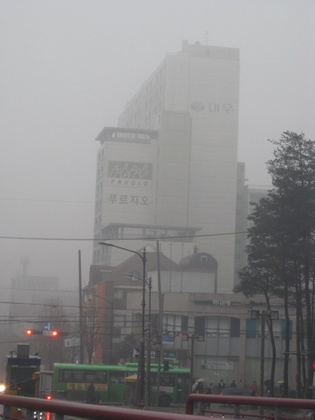
%> input picture Reference_and_reproduction/LIVE_Image_Defogging_Database/LIVE_Image_Defogging_Database/DEFADE_release/test_image2.JPG, 315 x 420 px, shrunk from 600 x 800 before the run
$ octave --eval "result = DEFADE(imread('test_image2.JPG'));"   (GNU Octave 9; MATLAB toolbox functions it lacks are replaced by stand-ins)
%> lines starting %> are read from the running program, lines starting %| are printed output that depends on the picture
### Reference_and_reproduction/LIVE_Image_Defogging_Database/LIVE_Image_Defogging_Database/DEFADE_release/FADE_overlapped.m
function [D D_map] = FADE_overlapped(I)
    % Input: test image, I
    % Output: perceptual fog density D and fog density map D_map using 8 x 8 overlapped patches

    %% basic setup
            ps                              = 8; % patch size for sliding window
            [row col dim]                   = size(I);
%> row = 420; col = 315; dim = 3
        % RGB and gray channel
            R                               = double(I(:,:,1));
            G                               = double(I(:,:,2));
            B                               = double(I(:,:,3));
            Ig                              = double(rgb2gray(I));
            Ig_int                          = uint8(Ig);
        % Dark channel prior image: Id, pixel-wise, scaled to [0 1]
            Irn                             = R./255;
            Ign                             = G./255;
            Ibn                             = B./255;
            Id                              = min(min(Irn,Ign),Ibn);
        % HSV saturation image: Is
            I_hsv                           = rgb2hsv(I);
%> I_hsv: size 420x315x3 double; mean H, S, V 0.449, 0.0355, 0.547
            Is                              = I_hsv(:,:,2);
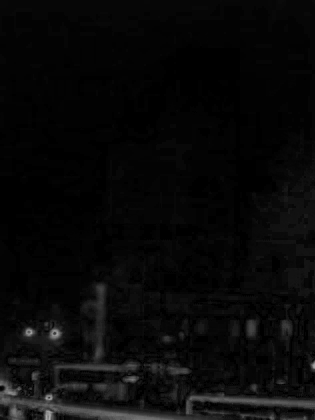
%> Is: size 420x315 double; min 0, max 0.673, mean 0.0355
        % MSCN
            MSCN_window                     = fspecial('gaussian',7,7/6);
            MSCN_window                     = MSCN_window/sum(sum(MSCN_window));
            warning('off');
            mu                              = imfilter(Ig,MSCN_window,'replicate');
            mu_sq                           = mu.*mu;
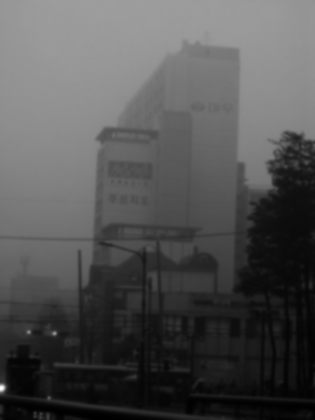
%> mu_sq: size 420x315 double; min 1219.7, max 63166, mean 21285.5; drawn with min black and max white
            sigma                           = sqrt(abs(imfilter(Ig.*Ig,MSCN_window,'replicate') - mu_sq));
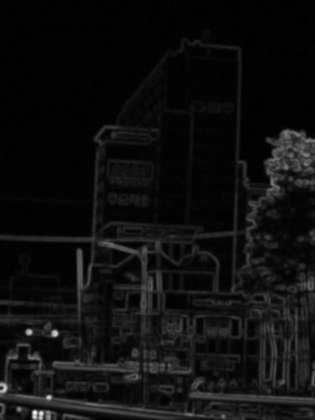
%> sigma: size 420x315 double; min 2.7e-06, max 61.95, mean 3.7; drawn with min black and max white
            MSCN                            = (Ig-mu)./(sigma+1);
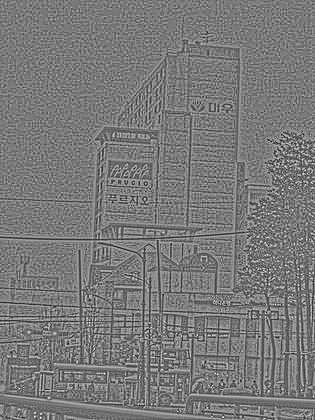
%> MSCN: size 420x315 double; min -1.98, max 2.16, mean -0.00222; drawn with min black and max white
            cv                              = sigma./mu;
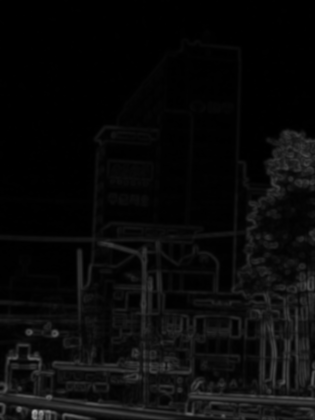
%> cv: size 420x315 double; min 1.41e-08, max 0.657, mean 0.0401
        % rg and by channel
            rg                              = R-G;
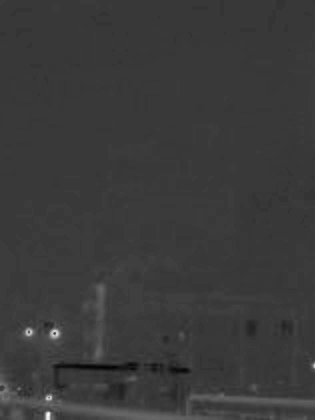
%> rg: size 420x315 double; min -40, max 136, mean 0.9; drawn with min black and max white
            by                              = 0.5*(R+G)-B;
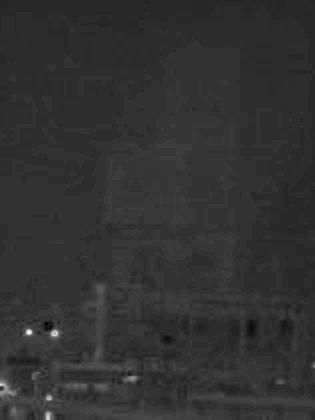
%> by: size 420x315 double; min -22, max 89.5, mean -0.1; drawn with min black and max white

    %% Fog aware statistical feature extraction
        % f1
%> the run ends on the next line
            MSCN_var_before                 = border_in(MSCN,ps);
            MSCN_var_after                  = colfilt(MSCN_var_before, [ps ps], 'sliding',@var);
            MSCN_var                        = border_out(MSCN_var_after,ps);
        % f2, f3
            MSCN_pair_var_before            = border_in(MSCN.*circshift(MSCN,[1 0]),ps);
            MSCN_pair_var_before_positive   = MSCN_pair_var_before; MSCN_pair_var_before_positive(MSCN_pair_var_before_positive<0) = NaN;
            MSCN_pair_var_before_negative   = MSCN_pair_var_before; MSCN_pair_var_before_negative(MSCN_pair_var_before_negative>0) = NaN;
            MSCN_pair_var_after_positive    = colfilt(MSCN_pair_var_before_positive, [ps ps], 'sliding',@nanvar);
            MSCN_pair_var_after_negative    = colfilt(MSCN_pair_var_before_negative, [ps ps], 'sliding',@nanvar);
            MSCN_pair_var_after_negative((double(isnan(MSCN_pair_var_after_negative))==1)) = 0;
            MSCN_pair_var_after_positive((double(isnan(MSCN_pair_var_after_positive))==1)) = 0;
            MSCN_V_pair_R_var               = border_out(MSCN_pair_var_after_positive,ps);
            MSCN_V_pair_L_var               = border_out(MSCN_pair_var_after_negative,ps);
        % f4
            Mean_sigma_before               = border_in(sigma,ps);
            Mean_sigma_after                = colfilt(Mean_sigma_before, [ps ps], 'sliding',@mean);
            Mean_sigma                      = border_out(Mean_sigma_after,ps);
        % f5
            Mean_cv_before                  = border_in(cv,ps);
            Mean_cv_after                   = colfilt(Mean_cv_before, [ps ps], 'sliding',@mean);
            Mean_cv                         = border_out(Mean_cv_after,ps);
        % f6,f7,f8
            [CE_gray CE_by CE_rg]           = CE(I);
            Mean_CE_gray_before             = border_in(CE_gray,ps);
            Mean_CE_by_before               = border_in(CE_by,ps);
            Mean_CE_rg_before               = border_in(CE_rg,ps);
            Mean_CE_gray_after              = colfilt(Mean_CE_gray_before, [ps ps], 'sliding',@mean);
            Mean_CE_by_after                = colfilt(Mean_CE_by_before, [ps ps], 'sliding',@mean);
            Mean_CE_rg_after                = colfilt(Mean_CE_rg_before, [ps ps], 'sliding',@mean);
            Mean_CE_gray                    = border_out(Mean_CE_gray_after,ps);
            Mean_CE_by                      = border_out(Mean_CE_by_after,ps);
            Mean_CE_rg                      = border_out(Mean_CE_rg_after,ps);
        % f9
            if mod(ps,2)==1
                IE_window_size              = ps;   % size should be odd
            elseif mod(ps,2)==0
                IE_window_size              = ps-1;
            end
            IE                              = entropyfilt(Ig_int,true(IE_window_size));
        % f10
            Mean_Id_before                  = border_in(Id,ps);
            Mean_Id_after                   = colfilt(Mean_Id_before, [ps ps], 'sliding',@mean);
            Mean_Id                         = border_out(Mean_Id_after,ps);
        % f11
            Mean_Is_before                  = border_in(Is,ps);
            Mean_Is_after                   = colfilt(Mean_Is_before, [ps ps], 'sliding',@mean);
            Mean_Is                         = border_out(Mean_Is_after,ps);
        % f12
            rg_before                       = border_in(rg,ps);
            by_before                       = border_in(by,ps);
            CF_after                        = sqrt(colfilt(rg_before, [ps ps], 'sliding',@std).^2+colfilt(by_before, [ps ps], 'sliding',@std).^2)+0.3*sqrt(colfilt(rg_before, [ps ps], 'sliding',@mean).^2+colfilt(by_before, [ps ps], 'sliding',@mean).^2);
            CF                              = border_out(CF_after,ps);
        feat                                = [MSCN_var(:) MSCN_V_pair_R_var(:) MSCN_V_pair_L_var(:) Mean_sigma(:) Mean_cv(:) Mean_CE_gray(:) Mean_CE_by(:) Mean_CE_rg(:) IE(:) Mean_Id(:) Mean_Is(:) CF(:)];
        feat                                = log(1+ feat);

    %% MVG model distance
        % Df (foggy level distance) for each pixel
        % Data from a corpus of fogfree images (mu, cov)
            load('natural_fogfree_features_overlapped_patch_ps8.mat');
        % test imgae param for each pixel
            mu_fog_param_pixel         = feat;
            cov_fog_param_pixel        = nanvar(feat')';
        % calculation for distance - includes intermediate steps
            feature_size               = size(feat,2);
            mu_matrix                  = repmat(mu_fogfreeparam, [size(feat,1),1]) - mu_fog_param_pixel;
            cov_temp1                  = [];
            cov_temp1(cumsum(feature_size.*ones(1,length(cov_fog_param_pixel))))=1;
            cov_temp2                  = cov_fog_param_pixel(cumsum(cov_temp1)-cov_temp1+1,:);
            cov_temp3                  = repmat(cov_temp2, [1,feature_size]);
            cov_temp4                  = repmat(cov_fogfreeparam,[length(cov_fog_param_pixel),1]);
            cov_matrix                 = (cov_temp3 + cov_temp4)/2;
        % cell computation
            mu_cell                    = num2cell(mu_matrix,2);
            cov_cell                   = mat2cell(cov_matrix, feature_size*ones(1,length(mu_matrix)),feature_size);
            mu_transpose_cell          = num2cell(mu_matrix',1);
        % foggy level distance computation
            distance_pixel             = sqrt(cell2mat(cellfun(@mtimes,cellfun(@mrdivide,mu_cell,cov_cell, 'UniformOutput',0),mu_transpose_cell', 'UniformOutput',0)));
            Df                         = nanmean(distance_pixel);   % Mean_distance_pixel (Df)
            Df_map                     = reshape(distance_pixel,[row,col]);
            clear mu_matrix cov_matrix mu_cell cov_cell mu_transpose_cell distance_pixel

        %Dff (fog-free level distance) for each pixel
        % load natural foggy image features (mu, cov)
            load('natural_foggy_features_overlapped_patch_ps8.mat');
        % calculation of distance - includes intermediate steps
            mu_matrix                  = repmat(mu_foggyparam,  [size(feat,1),1]) - mu_fog_param_pixel;
            cov_temp5                  = repmat(cov_foggyparam,[length(cov_fog_param_pixel),1]);
            cov_matrix                 = (cov_temp3 + cov_temp5)/2;
        % cell computation
            mu_cell                    = num2cell(mu_matrix,2);
            cov_cell                   = mat2cell(cov_matrix, feature_size*ones(1, size(mu_matrix,1)),feature_size);
            mu_transpose_cell          = num2cell(mu_matrix',1);
        % fog-free level distance computation
            distance_pixel             = sqrt(cell2mat(cellfun(@mtimes,cellfun(@mrdivide,mu_cell,cov_cell, 'UniformOutput',0),mu_transpose_cell', 'UniformOutput',0)));
            Dff                        = nanmean(distance_pixel);  % Mean_distance_pixel(Dff)
            Dff_map                    = reshape(distance_pixel,[row,col]);
            clear mu_matrix cov_matrix mu_cell cov_cell mu_transpose_cell distance_pixel

  %% Perceptual fog density and Density map
        D     = Df/(1+Dff);
        D_map = Df_map./(1+Dff_map);
end


### Reference_and_reproduction/LIVE_Image_Defogging_Database/LIVE_Image_Defogging_Database/DEFADE_release/DEFADE.m
function [Defogged_I] = DEFADE(I)
    % Input: foggy image, I
    % Output: defogged image
    % Detail explanation:
    % L. K. Choi, J. You, and A. C. Bovik, "Referenceless Prediction of Perceptual Fog Density and Perceptual Image Defogging",
    % IEEE Transactions on Image Processing, to appear (2015).

   %% Basic setup
        [row col dim]                   = size(I);
        Ig                              = double(rgb2gray(I));
        R                               = double(I(:,:,1));
        G                               = double(I(:,:,2));
        B                               = double(I(:,:,3));
        L                               = (R+G+B)/3;

    %% Execute FADE using 8 x 8 overlapped patches
        [D_o D_map_o]                   = FADE_overlapped(I);

    %% Perceputal fog density weight map
        % reduce noise of D_map using the guided filter
        guided_filter_r                 = floor(min(size(R))/10);  % guided filter parameter, r
        guided_filter_eps               = 0.0001;                  % guided filter parameter, eps
        D_map_guided_temp               = guidedfilter(double(Ig),D_map_o,guided_filter_r,guided_filter_eps);
        check_guided_filter             = sum(double(isnan(D_map_guided_temp(:))));
        if check_guided_filter==0
             D_map_guided               = D_map_guided_temp - min(min(D_map_guided_temp));  % scale to remove negative values
             D_map_guided_N             = D_map_guided./(max(max(D_map_guided)));           % scale to [0 1]
             D_map_1                    = 1 - D_map_guided_N;
             D_map_2                    = D_map_guided_N;
             D_map_3                    = (D_map_1.*D_map_2)./(max(max((D_map_1.*D_map_2)))); % scale to [0 1]
             W_fog(:,:,1)               = D_map_1; W_fog(:,:,2) = D_map_2; W_fog(:,:,3) = D_map_3;
        else
             W_fog                      = ones(row, col, 3); % For the just in case when the guided filter does not work.
        end

%% Preprocessed images
      % I1, White balanced image
        [wR, wG, wB, I1]                = white_balance(double(I),6);
      % I2: Mean subtracted contrast enhancement
        I2                              = uint8(2.5*(double(I)-mean2(L)));
      % I3: Fog aware contrast enhancement
            % Find the index that makes the largest average between I2 and I3 using the D_map
            Rfi=R; Gfi=G; Bfi=B;
            for i=1:50
                temp_percent            = 0.01*i;
                fi = find(D_map_2< temp_percent);
                fi_intensity_RGB(1)     = mean(Rfi(fi));
                fi_intensity_RGB(2)     = mean(Gfi(fi));
                fi_intensity_RGB(3)     = mean(Bfi(fi));
                fi_intensity            = mean([Rfi(fi); Gfi(fi); Bfi(fi)]);
                fi_diff(i)              = mean2(L) - fi_intensity;
                clear fi fi_intensity_RGB fi_intensity
            end
            opt_i                       = find(fi_diff == max(fi_diff));
            opt_percent                 = 0.01*min(opt_i);
            fi                          = find(D_map_2< opt_percent);
            % Least-free region's mean at R, G, B each channel and for all channel
            fi_intensity_RGB(1)         = mean(Rfi(fi));
            fi_intensity_RGB(2)         = mean(Gfi(fi));
            fi_intensity_RGB(3)         = mean(Bfi(fi));
            fi_intensity                = mean([Rfi(fi); Gfi(fi); Bfi(fi)]);
        I3                              = uint8(2.5*(double(I)-fi_intensity));
      % Combine as one input variable: Pre_I
        Pre_I(:,:,:,1) = double(I1); Pre_I(:,:,:,2)=double(I2); Pre_I(:,:,:,3)=double(I3);
      % number of preprocessed images
        N                               = size(Pre_I,4);

%% Weight maps
      % 1. Chrominance
        W_chr                           = W_chrominance(Pre_I);
      % 2. Saturation
        W_sat                           = W_saturation(Pre_I);
      % 3. Saliency
        W_sal                           = W_saliency(Pre_I);
      % 4. Perceputal fog density was computed above
      % 5. Fog aware luminance
        W_lum                           = W_luminance(Pre_I, fi_intensity_RGB);
      % 6. Contrast
        W_con                           = W_contrast(Pre_I);
      % 7. Nnormalized WM: make sure that weights sum to one for each pixel.
        % Comments about weighting exponents of the weight maps:
        % Similar to [17], [19], and [54], weighting exponents may be varied depending on applications or tasks.
        % Optimizinag weighting exponents might be further research. For a ageneric approach, here, we used equal weigths.
        W                               = W_chr.*W_sat.*W_sal.*W_fog.*W_lum.*W_con + 1e-12; %avoids division by zero
        W                               = W./repmat(sum(W,3),[1 1 N]);

%% Multiscale refinement
      % Initial empty pyramid set
        pyr_N                           = 9;   % pyramid level
        pyr                             = gaussian_pyramid(zeros(row,col,3),pyr_N);
        nlev                            = length(pyr);
      % Multiscale refinement: multiresolution blending
        for i = 1:N
            % Gaussian pyramid decomposition for normalized WM
            pyrW                        = gaussian_pyramid(W(:,:,i),pyr_N);
            % Laplacian pyramid decomposition for Pre_I
            pyrI                        = laplacian_pyramid(Pre_I(:,:,:,i),pyr_N);
            % Fused pyramid
            for l = 1:nlev
                w                       = repmat(pyrW{l},[1 1 3]);
                pyr{l}                  = pyr{l} + w.*pyrI{l};
            end
        end
      % Laplacian pyramid reconstruction
        Defogged_I                      = uint8(reconstruct_laplacian_pyramid(pyr));
end

$ run again, on Reference_and_reproduction/LIVE_Image_Defogging_Database/LIVE_Image_Defogging_Database/DEFADE_release/test_image3.jpg
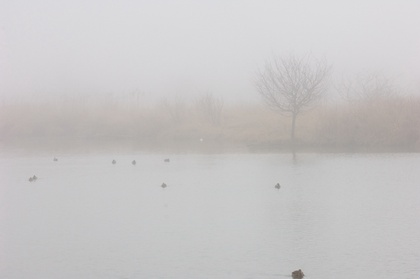
%> input picture Reference_and_reproduction/LIVE_Image_Defogging_Database/LIVE_Image_Defogging_Database/DEFADE_release/test_image3.jpg, 420 x 279 px, shrunk from 800 x 531 before the run
%> I_hsv: size 279x420x3 double; mean H, S, V 0.391, 0.0171, 0.786
%> in FADE_overlapped, `rg                              = R-G;`:
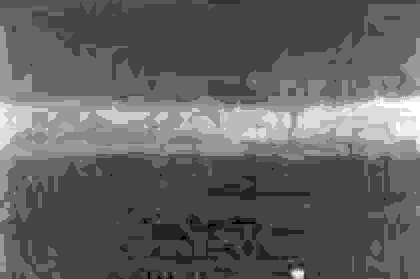
%> rg: size 279x420 double; min -4, max 11, mean 1.78; drawn with min black and max white
%> in FADE_overlapped, `by                              = 0.5*(R+G)-B;`:
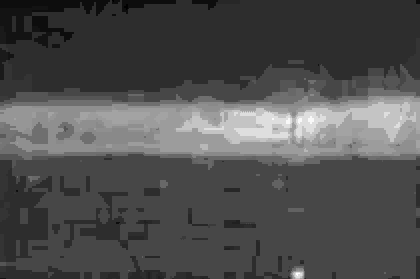
%> by: size 279x420 double; min -5.5, max 14, mean 0.6; drawn with min black and max white

$ run again, on Reference_and_reproduction/LIVE_Image_Defogging_Database/LIVE_Image_Defogging_Database/DEFADE_release/test_image1.png
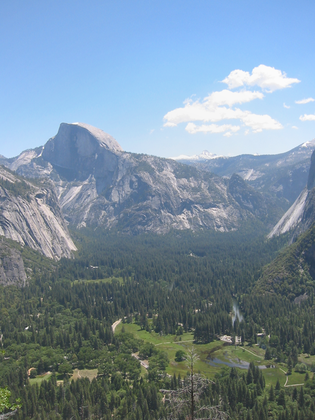
%> input picture Reference_and_reproduction/LIVE_Image_Defogging_Database/LIVE_Image_Defogging_Database/DEFADE_release/test_image1.png, 315 x 420 px, shrunk from 576 x 768 before the run
%> I_hsv: size 420x315x3 double; mean H, S, V 0.495, 0.246, 0.634
%> in FADE_overlapped, `cv                              = sigma./mu;`:
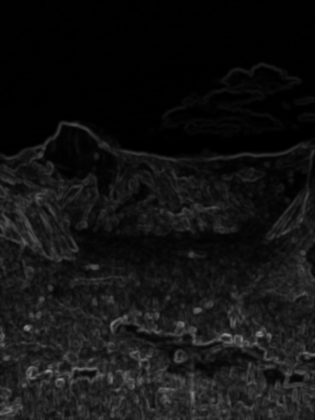
%> cv: size 420x315 double; min 0.000231, max 0.574, mean 0.0753
%> in FADE_overlapped, `by                              = 0.5*(R+G)-B;`:
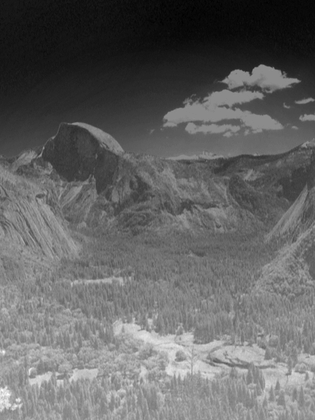
%> by: size 420x315 double; min -93, max 77.5, mean -25.8; drawn with min black and max white
